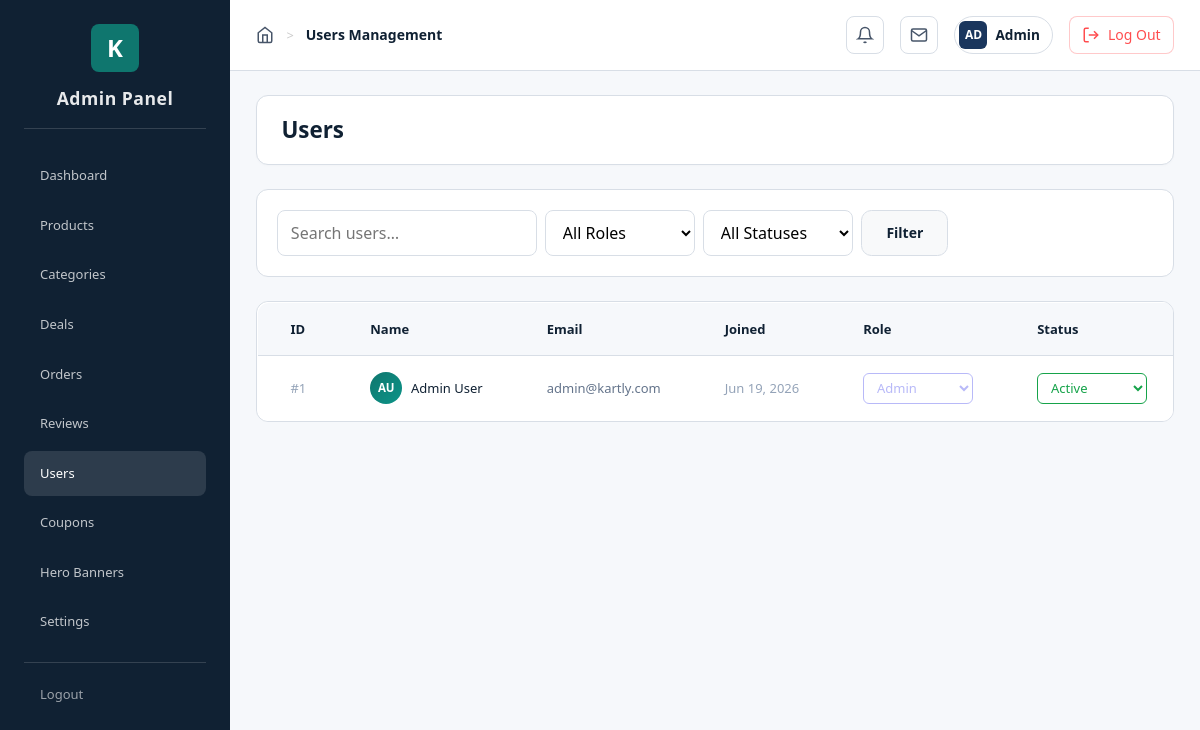
The page /admin/users.php (signed in) on the database its author committed.
### tables this page shows
CREATE TABLE settings (
    id INT AUTO_INCREMENT PRIMARY KEY,
    setting_key VARCHAR(100) NOT NULL UNIQUE,
    setting_value TEXT,
    setting_type ENUM('text', 'number', 'boolean', 'json') DEFAULT 'text',
    created_at TIMESTAMP DEFAULT CURRENT_TIMESTAMP,
    updated_at TIMESTAMP DEFAULT CURRENT_TIMESTAMP ON UPDATE CURRENT_TIMESTAMP
);

CREATE TABLE users (
    id INT AUTO_INCREMENT PRIMARY KEY,
    first_name VARCHAR(50) NOT NULL,
    last_name VARCHAR(50) NOT NULL,
    email VARCHAR(100) NOT NULL UNIQUE,
    password VARCHAR(255) NOT NULL,
    phone VARCHAR(20),
    address TEXT,
    city VARCHAR(100),
    postal_code VARCHAR(20),
    country VARCHAR(100),
    role ENUM('customer', 'admin') DEFAULT 'customer',
    status ENUM('active', 'inactive', 'banned') DEFAULT 'active',
    created_at TIMESTAMP DEFAULT CURRENT_TIMESTAMP,
    updated_at TIMESTAMP DEFAULT CURRENT_TIMESTAMP ON UPDATE CURRENT_TIMESTAMP
);

### config/database.php (called while the page is built, shortened)
<?php
class Database {
    private static $instance = null;
    private $connection;
    private function __construct() {
        try {
            $dsn = "mysql:host=" . DB_HOST . ";dbname=" . DB_NAME . ";charset=" . DB_CHARSET;
            $options = [
                PDO::ATTR_ERRMODE => PDO::ERRMODE_EXCEPTION,
                PDO::ATTR_DEFAULT_FETCH_MODE => PDO::FETCH_ASSOC,
                PDO::ATTR_EMULATE_PREPARES => false,
            ];
            $this->connection = new PDO($dsn, DB_USER, DB_PASS, $options);
        } catch (PDOException $e) {
            die("Database Connection Failed: " . $e->getMessage());
        }
    }
    public static function getInstance() {
        if (self::$instance === null) {
            self::$instance = new self();
        }
        return self::$instance;
    }
    public function getConnection() {
        return $this->connection;
    }
}
function getDB() {
    return Database::getInstance()->getConnection();
}
function sanitize($data) {
    return trim($data);
}
function getSetting($key) {
    $db = getDB();
    $stmt = $db->prepare("SELECT setting_value FROM settings WHERE setting_key = ?");
    $stmt->execute([$key]);
    $result = $stmt->fetch();
    return $result ? $result['setting_value'] : null;
}

### admin/users.php (the view, shortened to what this page needs)
<?php
require_once '../config/database.php';
require_once __DIR__ . '/includes/layout.php';
$db = getDB();
$search       = sanitize($_GET['search'] ?? '');
$where  = [];
$params = [];
$whereSql = $where ? 'WHERE ' . implode(' AND ', $where) : '';
$stmt = $db->prepare("SELECT * FROM users $whereSql ORDER BY created_at DESC");
$stmt->execute($params);
$users = $stmt->fetchAll();
$pageTitle = 'Users Management';
?>
<!DOCTYPE html>
<html lang="en">
<head>
    <link rel="stylesheet" href="../assets/css/style.css">
    <link rel="stylesheet" href="css/admin.css">
</head>
<body>
<div class="admin-layout">
    <?php renderAdminSidebar('users'); ?>
    <main class="admin-content">
        <?php renderAdminTopbar($pageTitle); ?>
        <div class="admin-header">
            <h1 class="admin-page-title">Users</h1>
        </div>
        <div class="admin-card" style="margin-bottom:1.5rem;">
            <form method="GET" class="admin-form-row">
                <input type="text" class="form-input" style="max-width:260px;" name="search"
                    placeholder="Search users…" value="<?= htmlspecialchars($search) ?>">
                <select name="role" class="form-select" style="max-width:150px;">
                    <option value="">All Roles</option>
                </select>
                <select name="status" class="form-select" style="max-width:150px;">
                    <option value="">All Statuses</option>
                </select>
                <button type="submit" class="btn btn-secondary">Filter</button>
            </form>
        </div>
        <div class="admin-card" style="padding:0; overflow:hidden;">
            <div class="admin-table-wrap">
                <table class="admin-table">
                    <thead>
                        <tr>
                            <th style="width:50px;">ID</th>
                            <th>Name</th>
                            <th>Email</th>
                            <th>Joined</th>
                            <th style="width:130px;">Role</th>
                            <th style="width:140px;">Status</th>
                        </tr>
                    </thead>
                    <tbody>
                    <?php foreach ($users as $user):
                        $full    = trim(($user['first_name'] ?? '') . ' ' . ($user['last_name'] ?? ''));
                        $ini     = strtoupper(substr($user['first_name'] ?? 'U', 0, 1) . substr($user['last_name'] ?? '', 0, 1));
                        $isSelf  = intval($user['id']) === intval($_SESSION['user_id']);
                    ?>
                    <tr>
                        <td style="color:#94a3b8;font-size:.78rem;">#<?= intval($user['id']) ?></td>
                        <td>
                            <div class="u-name-wrap">
                                <span class="u-avatar"><?= htmlspecialchars($ini) ?></span>
                                <span><?= htmlspecialchars($full ?: 'Unknown') ?></span>
                            </div>
                        </td>
                        <td style="color:#64748b;font-size:.875rem;"><?= htmlspecialchars($user['email']) ?></td>
                        <td style="color:#94a3b8;font-size:.8rem;"><?= date('M j, Y', strtotime($user['created_at'])) ?></td>
                        <td>
                            <span class="u-save-wrap">
                                <select class="u-select" data-field="role" data-user-id="<?= intval($user['id']) ?>"
                                    data-val="<?= htmlspecialchars($user['role']) ?>"
                                    <?= $isSelf ? 'disabled title="Cannot change your own role"' : '' ?>>
                                    <option value="admin"    <?= $user['role'] === 'admin'    ? 'selected' : '' ?>>Admin</option>
                                </select>
                            </span>
                        </td>
                        <td>
                            <span class="u-save-wrap">
                                <select class="u-select" data-field="status" data-user-id="<?= intval($user['id']) ?>"
                                    data-val="<?= htmlspecialchars($user['status']) ?>">
                                    <option value="active"   <?= $user['status'] === 'active'   ? 'selected' : '' ?>>Active</option>
                                </select>
                            </span>
                        </td>
                    </tr>
                    <?php endforeach; ?>
                    </tbody>
                </table>
            </div>
        </div>
    </main>
</div>
</body>
</html>

### admin/includes/layout.php (shortened to what this page needs)
<?php
if (!function_exists('renderAdminSidebar')) {
    function renderAdminSidebar(string $activePage): void
    {
        $base = BASE_URL;
        $items = [
            'dashboard'  => ['href' => $base . '/admin/dashboard', 'label' => 'Dashboard'],
            'products'   => ['href' => $base . '/admin/products',  'label' => 'Products'],
            'categories' => ['href' => $base . '/admin/categories','label' => 'Categories'],
            'deals'      => ['href' => $base . '/admin/deals',     'label' => 'Deals'],
            'orders'     => ['href' => $base . '/admin/orders',    'label' => 'Orders'],
            'reviews'    => ['href' => $base . '/admin/reviews',   'label' => 'Reviews'],
            'users'      => ['href' => $base . '/admin/users',     'label' => 'Users'],
            'coupons'    => ['href' => $base . '/admin/coupons',   'label' => 'Coupons'],
            'hero'       => ['href' => $base . '/admin/hero',      'label' => 'Hero Banners'],
            'settings'   => ['href' => $base . '/admin/settings',  'label' => 'Settings'],
        ];
        ?>
        <aside class="admin-sidebar">
            <div class="admin-logo-centered">
                <?php
                $siteLogo = getSetting('site_logo');
                $siteName = getSetting('site_name') ?: 'KARTLY';
                ?>
                <?php if ($siteLogo): ?>
                    <img src="<?= BASE_URL . '/' . htmlspecialchars($siteLogo) ?>" alt="Logo" style="max-height: 40px; border-radius: 4px;">
                <?php else: ?>
                    <span class="logo-icon"><?= strtoupper(substr($siteName, 0, 1)) ?></span>
                <?php endif; ?>
                <div class="logo-text">Admin Panel</div>
            </div>
            <div class="admin-nav-divider" style="margin-bottom: 1.5rem;"></div>
            <nav class="admin-nav">
                <?php foreach ($items as $key => $item): ?>
                    <a href="<?= htmlspecialchars($item['href']) ?>" class="<?= $activePage === $key ? 'active' : '' ?>">
                        <span><?= htmlspecialchars($item['label']) ?></span>
                    </a>
                <?php endforeach; ?>
                <div class="admin-nav-divider"></div>
                <a href="<?= BASE_URL ?>/logout" class="admin-nav-muted">
                    <span>Logout</span>
                </a>
            </nav>
        </aside>
        <?php
    }
}
if (!function_exists('renderAdminTopbar')) {
    function renderAdminTopbar(string $pageTitle): void
    {
        $userName = htmlspecialchars($_SESSION['user_name'] ?? 'Admin');
        $initials = strtoupper(substr($userName, 0, 2));
        ?>
        <div class="admin-topbar">
            <div class="admin-topbar-left">
                <div class="admin-topbar-breadcrumb">
                    <svg width="18" height="18" viewBox="0 0 24 24" fill="none" stroke="currentColor" stroke-width="2">
                        <path d="M3 9l9-7 9 7v11a2 2 0 0 1-2 2H5a2 2 0 0 1-2-2z"></path>
                        <polyline points="9 22 9 12 15 12 15 22"></polyline>
                    </svg>
                    <span class="admin-topbar-separator">></span>
                    <span class="admin-topbar-title"><?= htmlspecialchars($pageTitle) ?></span>
                </div>
            </div>
            <div class="admin-topbar-right">
                <button class="admin-topbar-icon" aria-label="Notifications">
                    <svg width="18" height="18" viewBox="0 0 24 24" fill="none" stroke="currentColor" stroke-width="2">
                        <path d="M18 8A6 6 0 0 0 6 8c0 7-3 9-3 9h18s-3-2-3-9"></path>
                        <path d="M13.73 21a2 2 0 0 1-3.46 0"></path>
                    </svg>
                </button>
                <button class="admin-topbar-icon" aria-label="Messages">
                    <svg width="18" height="18" viewBox="0 0 24 24" fill="none" stroke="currentColor" stroke-width="2">
                        <path d="M4 4h16c1.1 0 2 .9 2 2v12c0 1.1-.9 2-2 2H4c-1.1 0-2-.9-2-2V6c0-1.1.9-2 2-2z"></path>
                        <polyline points="22,6 12,13 2,6"></polyline>
                    </svg>
                </button>
                <div class="admin-topbar-profile-pill">
                    <div class="admin-topbar-avatar"><?= $initials ?></div>
                    <span class="admin-topbar-name"><?= $userName ?></span>
                </div>
                <a href="<?= BASE_URL ?>/logout" class="admin-topbar-icon admin-topbar-logout" aria-label="Log Out">
                    <svg width="18" height="18" viewBox="0 0 24 24" fill="none" stroke="currentColor" stroke-width="2">
                        <path d="M9 21H5a2 2 0 0 1-2-2V5a2 2 0 0 1 2-2h4"></path>
                        <polyline points="16 17 21 12 16 7"></polyline>
                        <line x1="21" y1="12" x2="9" y2="12"></line>
                    </svg>
                    <span class="logout-text">Log Out</span>
                </a>
            </div>
        </div>
        <?php
    }
}

### assets/css/style.css (style rules this page uses)
:root { --color-primary: #0f766e; --color-primary-hover: #0b5b55; --color-primary-light: rgba(15, 118, 110, 0.14); --color-secondary: #f8f9fa; --color-secondary-hover: #e9ecef; --color-success: #198754; --color-danger: #c0392b; --color-warning: #f39c12; --color-info: #0ea5e9; --color-text: #102133; --color-text-light: #475569; --color-text-muted: #64748b; --color-bg: #ffffff; --color-bg-secondary: #f6f8fb; --color-bg-tertiary: #edf1f5; --color-border: #d8dee6; --color-border-light: #e8edf3; --font-family: 'Segoe UI', Tahoma, Geneva, Verdana, sans-serif; --font-size-xs: 0.75rem; --font-size-sm: 0.875rem; --font-size-base: 1rem; --font-size-lg: 1.125rem; --font-size-xl: 1.25rem; --font-size-2xl: 1.5rem; --font-size-3xl: 1.875rem; --font-size-4xl: 2.25rem; --font-size-5xl: 3rem; --spacing-xs: 0.25rem; --spacing-sm: 0.5rem; --spacing-md: 1rem; --spacing-lg: 1.5rem; --spacing-xl: 2rem; --spacing-2xl: 3rem; --spacing-3xl: 4rem; --radius-sm: 0.25rem; --radius-md: 0.5rem; --radius-lg: 0.75rem; --radius-xl: 1rem; --radius-full: 9999px; --shadow-sm: 0 1px 2px rgba(16, 33, 51, 0.06); --shadow-md: 0 6px 18px rgba(16, 33, 51, 0.08); --shadow-lg: 0 16px 36px rgba(16, 33, 51, 0.12); --shadow-xl: 0 26px 50px rgba(16, 33, 51, 0.18); --transition-fast: 150ms ease; --transition-base: 250ms ease; --transition-slow: 350ms ease; --container-max: 1440px; --container-padding: 1.5rem; }
*, *::before, *::after { box-sizing: border-box; margin: 0; padding: 0; }
html { scroll-behavior: smooth; -webkit-text-size-adjust: 100%; }
body { font-family: var(--font-family); font-size: var(--font-size-base); line-height: 1.6; color: var(--color-text); background-color: var(--color-bg); min-height: 100vh; display: flex; flex-direction: column; }
a { color: inherit; text-decoration: none; transition: color var(--transition-fast); }
button { cursor: pointer; font-family: inherit; border: none; background: none; }
input, select, textarea { font-family: inherit; font-size: inherit; }
.btn { display: inline-flex; align-items: center; justify-content: center; gap: var(--spacing-sm); padding: var(--spacing-sm) var(--spacing-lg); font-size: var(--font-size-sm); font-weight: 600; border-radius: 0.65rem; border: 1px solid transparent; transition: all var(--transition-fast); white-space: nowrap; }
.btn-secondary { background-color: var(--color-secondary); color: var(--color-text); border: 1px solid var(--color-border); }
.form-input, .form-select, .form-textarea { width: 100%; padding: 0.62rem 0.78rem; font-size: var(--font-size-base); border: 1px solid var(--color-border); border-radius: var(--radius-md); background-color: var(--color-bg); transition: border-color var(--transition-fast), box-shadow var(--transition-fast); }
.logo-icon { display: flex; align-items: center; justify-content: center; width: 38px; height: 38px; background-color: var(--color-primary); color: #fff; border-radius: var(--radius-md); font-weight: 800; font-size: 1.1rem; }
@media (min-width: 768px) { :root { --container-padding: 1.5rem; } }
@media (min-width: 1024px) { :root { --container-padding: 2rem; } }
.admin-table-wrap { overflow-x: auto; }

### admin/users.php (style rules this page uses)
.u-select { appearance: auto; border: 1.5px solid var(--color-border, #e2e8f0); border-radius: 6px; padding: 0.3rem 0.55rem; font-size: 0.8125rem; font-family: inherit; font-weight: 500; background: var(--color-bg, #fff); color: var(--color-text, #1e293b); cursor: pointer; transition: border-color .2s, box-shadow .2s, opacity .15s; min-width: 110px; }
.u-select:disabled { opacity: .45; cursor: not-allowed; }
.u-select[data-field="role"][data-val="admin"] { border-color: #6366f1; color: #6366f1; }
.u-select[data-field="status"][data-val="active"] { border-color: #16a34a; color: #16a34a; }
.u-avatar { width: 32px; height: 32px; border-radius: 50%; background: linear-gradient(135deg, var(--color-primary,#0f766e), #0d9488); color: #fff; font-size: .72rem; font-weight: 700; display: inline-flex; align-items: center; justify-content: center; flex-shrink: 0; margin-right: .55rem; }
.u-name-wrap { display: flex; align-items: center; }
.admin-table td { vertical-align: middle; }
.admin-table th, .admin-table td { white-space: nowrap; }

### rows shown on the page
settings: setting_value "K"
users: id "1", ini "AU", first_name+last_name "Admin User", email "admin@kartly.com", created_at "Jun 19, 2026", role+id "Admin", status+id "Active"

### other values the page prints
$item['label'] "Dashboard"
$item['label'] "Products"
$item['label'] "Categories"
$item['label'] "Deals"
$item['label'] "Orders"
$item['label'] "Reviews"
$item['label'] "Users"
$item['label'] "Coupons"
$item['label'] "Hero Banners"
$item['label'] "Settings"
$pageTitle "Users Management"
$initials "AD"
$userName "Admin"
